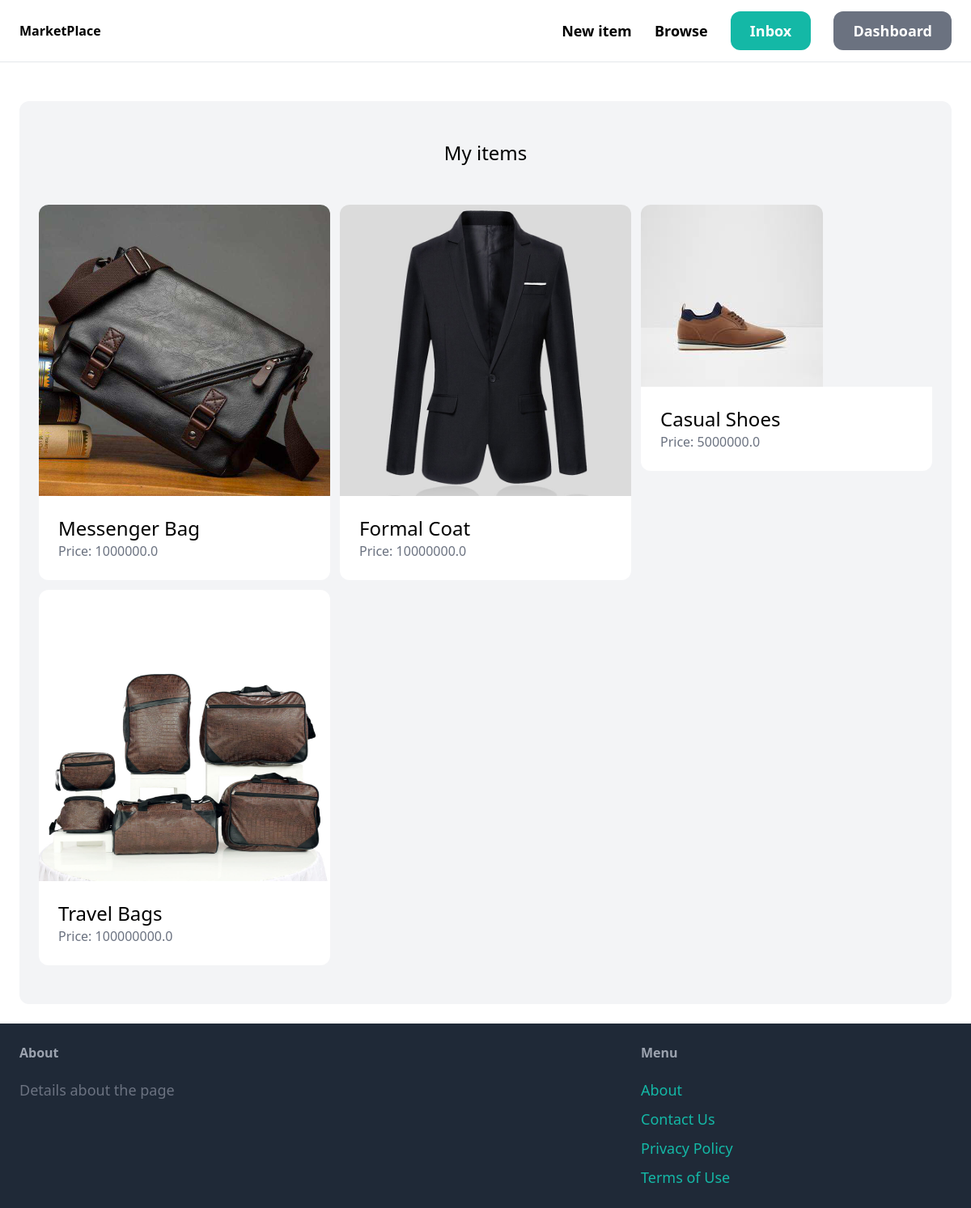
The page /dashboard/ (signed in) on the database its author committed.
### item/models.py (models this page shows, shortened)
class Item(models.Model):
    category = models.ForeignKey(Category, related_name='items', on_delete=models.CASCADE)
    name = models.CharField(max_length=255)
    description = models.TextField(blank=True, null=True)
    price = models.FloatField()
    image = models.ImageField(upload_to='item_images', blank=True, null=True)
    is_sold = models.BooleanField(default=False)
    created_by = models.ForeignKey(User, related_name='items', on_delete=models.CASCADE)
    created_at = models.DateTimeField(auto_now_add=True)

### dashboard/views.py (the view)
# urls.py: path('', views.index, name='index'),
@login_required
def index(request):
    items = Item.objects.filter(created_by=request.user)
    return render(request, 'dashboard/index.html', {
        'items': items,
    })

### dashboard/templates/dashboard/index.html (shortened to what this page needs)
{% extends 'core/base.html' %}
{% block content %}
    <div class="mt-6 px-6 py-12 bg-gray-100 rounded-xl">
        <h2 class="mb-12 text-2xl text-center">My items</h2>
        <div class="grid grid-cols-3 gap-3">
            {% for item in items %}
                <div>
                    <a href="{% url 'item:detail' item.id %}">
                        <div>
                            <img src="{{ item.image.url }}" class="rounded-t-xl">
                        </div>
                        <div class="p-6 bg-white rounded-b-xl">
                            <h2 class="text-2xl">{{ item.name }}</h2>
                            <p class="text-gray-500">Price: {{ item.price }}</item></p>
                        </div>
                    </a>
                </div>
            {% endfor %}
        </div>
    </div>
{% endblock %}

### rows shown on the page
Item: image (picture), name "Messenger Bag", price "1000000.0"
Item: image (picture), name "Formal Coat", price "10000000.0"
Item: image (picture), name "Casual Shoes", price "5000000.0"
Item: image (picture), name "Travel Bags", price "100000000.0"
